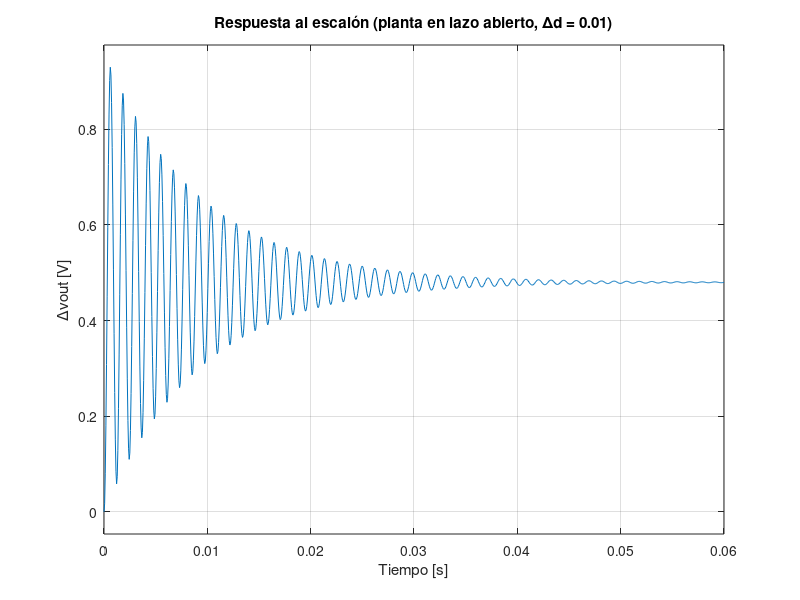
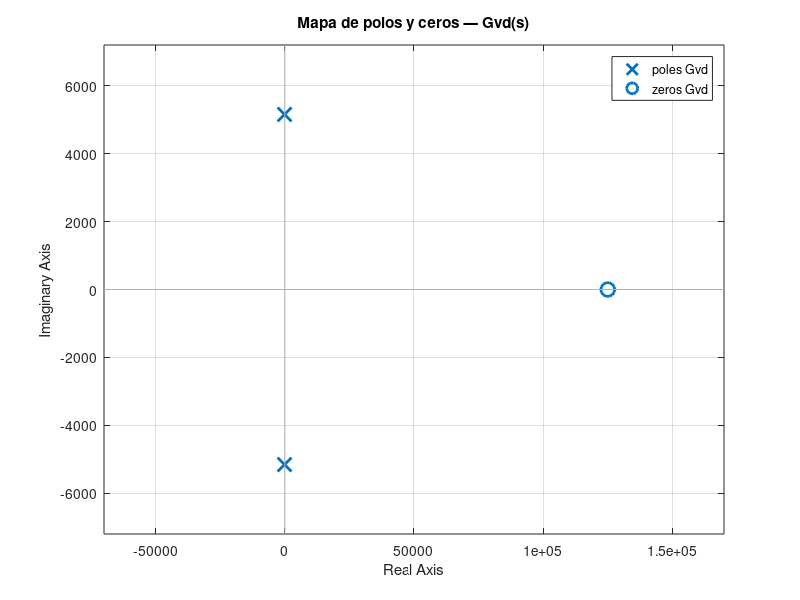
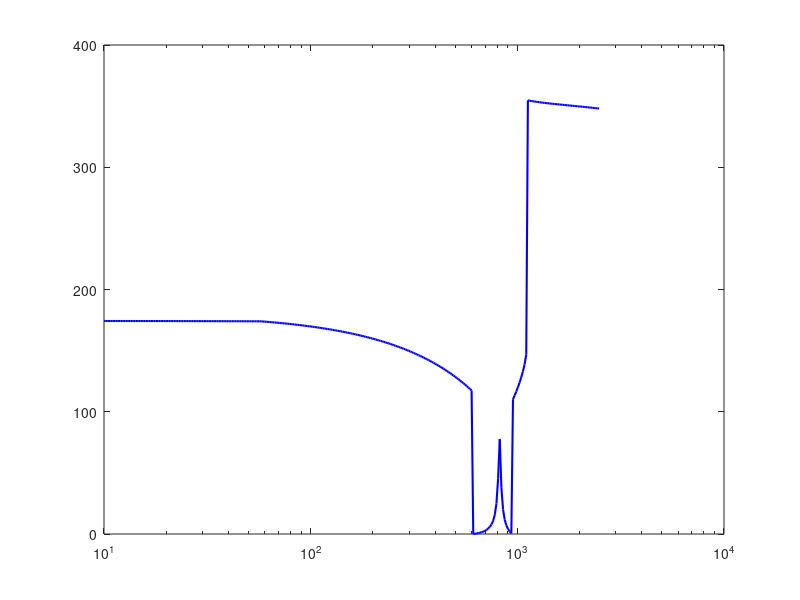

Write the MATLAB code that produced these figures, in order. (Note: this script raises an error after producing the figures.)
clear; clc; close all;

%  SECCIÓN 1 — PARÁMETROS DEL CONVERTIDOR 

Vin  = 12;          % [V]   Tensión de entrada
Vout = 24;          % [V]   Tensión de salida deseada
D    = 0.5;         % [-]   Ciclo de trabajo nominal
L    = 200e-6;      % [H]   Inductancia  
C    = 47e-6;       % [F]   Capacitancia 
R    = 100;         % [Ω]   Resistencia de carga nominal
fsw  = 50e3;        % [Hz]  Frecuencia de conmutación
Ts   = 200e-6;      % [s]   Período de muestreo del lazo de control (5 kHz)


%  SECCIÓN 2 — PUNTO DE OPERACIÓN Y VERIFICACIÓN CCM

fprintf('=== PUNTO DE OPERACIÓN ===\n');
Vout_calc = Vin / (1 - D);
fprintf('  Vout calculado  = %.2f V  (objetivo: %.1f V)\n', Vout_calc, Vout);

Iout  = Vout / R;
IL    = Iout / (1 - D);           % Corriente media del inductor
dIL   = Vin * D / (L * fsw);      % Rizado pico a pico de corriente
IL_min = IL - dIL/2;

fprintf('  Iout = %.4f A\n', Iout);
fprintf('  IL   = %.4f A  (corriente media inductor)\n', IL);
fprintf('  ΔiL  = %.4f A  (rizado p-p)\n', dIL);
fprintf('  iL_min = %.4f A  ', IL_min);
if IL_min > 0
    fprintf(' CCM garantizado \n');
elseif IL_min == 0
    fprintf(' LÍMITE CCM/DCM — revisar L \n');
else
    fprintf(' DCM — AUMENTAR L \n');
end

dVout_pct = (Iout * D / (C * fsw)) / Vout * 100;
fprintf('  Rizado Vout = %.2f%%  (límite: 5%%)\n\n', dVout_pct);


%  SECCIÓN 2.1 — MODELO PROMEDIO Y LINEALIZACIÓN
%  EN ESPACIO DE ESTADOS


fprintf('=== MODELO PROMEDIO LINEALIZADO EN ESPACIO DE ESTADOS ===\n');

% Factor asociado al intervalo de apagado del interruptor
a_op = 1 - D;

% Punto de operación
Vo_op = Vout;
Io_op = Vo_op / R;
IL_op = Io_op / a_op;

fprintf('  Punto de operación usado para linealizar:\n');
fprintf('    Vin = %.2f V\n', Vin);
fprintf('    Vo  = %.2f V\n', Vo_op);
fprintf('    D   = %.4f\n', D);
fprintf('    Io  = %.4f A\n', Io_op);
fprintf('    IL  = %.4f A\n\n', IL_op);

% Matrices del modelo linealizado
% Estado: x_hat = [iL_hat ; vo_hat]
% Entrada: d_hat
% Salida: vo_hat

A_boost = [ 0,        -a_op/L;
            a_op/C,   -1/(R*C) ];

B_boost = [ Vo_op/L;
           -IL_op/C ];

C_boost = [0 1];

D_boost = 0;

fprintf('  Matriz A del modelo linealizado:\n');
disp(A_boost);

fprintf('  Matriz B del modelo linealizado:\n');
disp(B_boost);

fprintf('  Matriz C del modelo linealizado:\n');
disp(C_boost);

fprintf('  Matriz D del modelo linealizado:\n');
disp(D_boost);

% Sistema en espacio de estados
sys_boost_ss = ss(A_boost, B_boost, C_boost, D_boost);

% Función de transferencia obtenida desde espacio de estados
Gvd_ss = minreal(tf(sys_boost_ss));

fprintf('  Función Gvd(s) obtenida desde espacio de estados:\n');
Gvd_ss

%% =========================================================
%  SECCIÓN 3 — MODELO PROMEDIO LINEALIZADO → Gvd(s)

% Parámetros del modelo linealizado
K_plant = Vout / (1 - D);          % Ganancia DC de la planta

% Frecuencia natural y factor de calidad del denominador
w0  = (1 - D) / sqrt(L * C);       % [rad/s] frecuencia natural
Q   = R * (1 - D) * sqrt(C / L);   % factor de calidad

% Cero en RHP (Right Half Plane zero) — limita el ancho de banda
wz  = R * (1 - D)^2 / L;           % [rad/s]
fz  = wz / (2*pi);
f0  = w0 / (2*pi);

fprintf('=== MODELO DE LA PLANTA Gvd(s) ===\n');
fprintf('  Ganancia DC  K = %.4f V\n', K_plant);
fprintf('  Frec. natural f0 = %.2f Hz\n', f0);
fprintf('  Factor calidad Q = %.4f\n', Q);
fprintf('  Cero RHP      fz = %.2f Hz  (limita BW del control)\n\n', fz);

% Construcción de Gvd(s) con MATLAB Control Toolbox
s = tf('s');

num_plant = K_plant * (1 - s/wz);
den_plant = 1 + s/(Q*w0) + (s/w0)^2;
Gvd = num_plant / den_plant;

fprintf('  Función de transferencia Gvd(s):\n');
Gvd

% Comparación entre la planta obtenida desde espacio de estados
% y la forma estándar usada para el diseño del PI
fprintf('  Comparación entre Gvd(s) desde espacio de estados y forma estándar:\n');
Gvd_error = minreal(Gvd - Gvd_ss);
Gvd_error


%  SECCIÓN 4 — ANÁLISIS DE LA PLANTA

figure('Name','Análisis de Planta Gvd(s)','NumberTitle','off');

% Diagrama de Bode
subplot(2,1,1);
bode(Gvd);
title('Diagrama de Bode — Planta Gvd(s)');
grid on;

% Respuesta al escalón de la planta (lazo abierto)
subplot(2,1,2);
step(Gvd * 0.01);   % pequeña perturbación de duty
title('Respuesta al escalón (planta en lazo abierto, Δd = 0.01)');
xlabel('Tiempo [s]'); ylabel('Δvout [V]'); grid on;

% Polos y ceros
figure('Name','Mapa de polos y ceros','NumberTitle','off');
pzmap(Gvd);
title('Mapa de polos y ceros — Gvd(s)');
grid on;
[poles_p, zeros_p] = pzmap(Gvd);
fprintf('=== POLOS Y CEROS DE Gvd(s) ===\n');
fprintf('  Polos: '); disp(poles_p.');
fprintf('  Ceros: '); disp(zeros_p.');


%  SECCIÓN 5 — DISEÑO DEL CONTROLADOR PI

%  - Objetivos:
%      a) margen de fase ≥ 45° (preferible 60°)
%      b) fc << fz (cero RHP limita el ancho de banda alcanzable)
%      c) error estático = 0 (garantizado por la integral)


PM_deseado = 45;    % [°] margen de fase mínimo aceptable

% Rango de búsqueda: desde 10 Hz hasta fz/8
fc_min_search = 10;
fc_max_search = fz / 8;
fc_candidates = logspace(log10(fc_min_search), log10(fc_max_search), 300);

fprintf('=== DISEÑO DEL CONTROLADOR PI ===\n');
fprintf('  Buscando fc óptimo entre %.1f Hz y %.1f Hz\n', fc_min_search, fc_max_search);
fprintf('  (RHP zero fz = %.1f Hz  límite fc < fz/8 = %.1f Hz)\n\n', fz, fz/8);

% Barrido: calcular PM para cada fc candidato
PM_vec  = zeros(size(fc_candidates));
Kp_vec  = zeros(size(fc_candidates));
Ti_vec  = zeros(size(fc_candidates));

for ii = 1:length(fc_candidates)
    fc_try = fc_candidates(ii);
    wc_try = 2*pi*fc_try;

    % Ti: cero del PI a fc/10 (una década abajo → mínima degradación de fase)
    Ti_try = 10 / wc_try;

    % PI con Kp=1 para evaluar magnitud
    C_try = (1 + 1/(Ti_try * s));

    % Magnitud del lazo L = C_try * Gvd en wc_try
    mag_L = squeeze(abs(freqresp(C_try * Gvd, wc_try)));

    % Kp para que |L(jwc)| = 1
    Kp_try = 1 / mag_L;

    % Lazo abierto real con este Kp
    L_try = Kp_try * C_try * Gvd;

    % Margen de fase real 
    [~, PM_try] = margin(L_try);

    PM_vec(ii)  = PM_try;
    Kp_vec(ii)  = Kp_try;
    Ti_vec(ii)  = Ti_try;
end

% Filtrar candidatos con PM >= PM_deseado y elegir el de mayor fc
% (mayor fc = respuesta más rápida)
idx_valid = find(PM_vec >= PM_deseado);

if isempty(idx_valid)
    % Si ninguno alcanza 45°, elegir el de mayor PM disponible
    [~, idx_best] = max(PM_vec);
    fprintf('   No se encontró fc con PM ≥ %d°. Usando mejor disponible.\n', PM_deseado);
else
    idx_best = idx_valid(end);   % mayor fc con PM aceptable
end

fc = fc_candidates(idx_best);
wc = 2*pi*fc;
Ti = Ti_vec(idx_best);
Kp = Kp_vec(idx_best);
Ki = Kp / Ti;

fprintf('  fc seleccionado  = %.2f Hz\n', fc);
fprintf('  PM obtenido      = %.2f°\n\n', PM_vec(idx_best));
fprintf('  PARÁMETROS DEL CONTROLADOR PI:\n');
fprintf('    Kp = %.6f\n', Kp);
fprintf('    Ti = %.6f s\n', Ti);
fprintf('    Ki = Kp/Ti = %.6f\n', Ki);
fprintf('    Cero del PI en: 1/(2*pi*Ti) = %.4f Hz\n\n', 1/(2*pi*Ti));

% Gráfica del barrido PM vs fc 
figure('Name','Barrido PM vs fc','NumberTitle','off');
semilogx(fc_candidates, PM_vec, 'b-', 'LineWidth', 1.5); hold on;
yline(PM_deseado, 'r--', 'LineWidth', 1);
xline(fc, 'g--', 'LineWidth', 1);
scatter(fc, PM_vec(idx_best), 60, 'g', 'filled');
xlabel('Frecuencia de cruce fc [Hz]');
ylabel('Margen de fase PM [°]');
title('Margen de fase alcanzable vs fc — PI con cero en fc/10');
legend('PM(fc)', sprintf('PM objetivo %d°', PM_deseado), ...
       sprintf('fc elegido = %.1f Hz', fc), 'Location','SouthWest');
grid on;

% Controlador PI en tiempo continuo
C_PI = Kp * (1 + 1/(Ti * s));
fprintf('  Controlador PI C(s):\n');
C_PI


%  SECCIÓN 6 — ANÁLISIS DEL LAZO CERRADO

% Función de lazo abierto (sin retroalimentación unitaria)
L_open = C_PI * Gvd;

% Márgenes de estabilidad
[Gm, Pm, Wcg, Wcp] = margin(L_open);
fprintf('=== ANÁLISIS DEL LAZO CERRADO ===\n');
fprintf('  Margen de ganancia  = %.2f dB  (en %.2f Hz)\n', 20*log10(Gm), Wcg/(2*pi));
fprintf('  Margen de fase      = %.2f°    (en %.2f Hz)\n', Pm, Wcp/(2*pi));
if Pm >= 45
    fprintf('   Estabilidad: ACEPTABLE \n\n');
elseif Pm >= 30
    fprintf('   Estabilidad: MARGINAL  (considerar aumentar PM)\n\n');
else
    fprintf('   Estabilidad: INSUFICIENTE  — rediseñar\n\n');
end

% Función de transferencia en lazo cerrado
T_closed = feedback(L_open, 1);

figure('Name','Lazo abierto y cerrado','NumberTitle','off');
subplot(2,1,1);
margin(L_open);
title('Diagrama de Bode — Lazo abierto C(s)·Gvd(s)');
grid on;

subplot(2,1,2);
step(T_closed * Vout);
title(sprintf('Respuesta al escalón — Lazo cerrado (Ref = %.0f V)', Vout));
xlabel('Tiempo [s]'); ylabel('Vout [V]'); grid on;

% Información de la respuesta
info = stepinfo(T_closed * Vout);
fprintf('  Tiempo de asentamiento (2%%)  = %.4f s\n', info.SettlingTime);
fprintf('  Sobreimpulso               = %.2f%%\n', info.Overshoot);
fprintf('  Tiempo de subida           = %.4f s\n\n', info.RiseTime);


%  SECCIÓN 7 — DISCRETIZACIÓN DEL PI (Método Tustin / Bilineal)


% Discretización usando c2d con Tustin
C_PI_d = c2d(C_PI, Ts, 'tustin');

fprintf('=== DISCRETIZACIÓN DEL PI (Tustin, Ts = %.0f µs) ===\n', Ts*1e6);
fprintf('  Controlador discreto C(z):\n');
C_PI_d

% Coeficientes para implementar en ensamblador (ecuación de diferencias)
[num_d, den_d] = tfdata(C_PI_d, 'v');
b0 = num_d(1);
b1 = num_d(2);
% den_d = [1, -1] siempre para PI con Tustin

% Fórmula explícita 
b0_formula = Kp + Ki*Ts/2;
b1_formula = -Kp + Ki*Ts/2;

fprintf('\n  ECUACIÓN DE DIFERENCIAS:\n');
fprintf('  u[k] = u[k-1] + b0*e[k] + b1*e[k-1]\n\n');
fprintf('  b0 = Kp + Ki*Ts/2 = %.6f\n', b0_formula);
fprintf('  b1 = -Kp + Ki*Ts/2 = %.6f\n\n', b1_formula);
fprintf('  Verificación con c2d:\n');
fprintf('  b0 = %.6f  b1 = %.6f\n\n', b0, b1);

% Escalar a representación de punto fijo 
fprintf('  REPRESENTACIÓN EN PUNTO FIJO (escala Q16):\n');
scale = 2^16;
fprintf('  b0_int = %d\n', round(b0_formula * scale));
fprintf('  b1_int = %d\n\n', round(b1_formula * scale));


%  SECCIÓN 8 — SIMULACIÓN DISCRETA DEL LAZO CERRADO

% Planta discreta (muestreada con ZOH para la simulación)
Gvd_d = c2d(Gvd, Ts, 'zoh');

% Lazo cerrado discreto
T_closed_d = feedback(C_PI_d * Gvd_d, 1);

%  Simulación 1: respuesta al escalón de referencia ---
t_sim  = 0 : Ts : 0.2;          
ref    = Vout * ones(size(t_sim));  % referencia 24 V
[y_step, t_step] = step(T_closed_d * Vout, t_sim);

figure('Name','Simulación discreta del lazo cerrado','NumberTitle','off');
subplot(3,1,1);
plot(t_step*1000, y_step, 'b', 'LineWidth', 1.5); hold on;
plot(t_step*1000, ref, 'r--', 'LineWidth', 1);
plot(t_step*1000, Vout*1.05*ones(size(t_step)), 'k:', 'LineWidth', 0.8);
plot(t_step*1000, Vout*0.95*ones(size(t_step)), 'k:', 'LineWidth', 0.8);
xlabel('Tiempo [ms]'); ylabel('Vout [V]');
title('Respuesta al escalón — PI discreto (Ts = 200 µs)');
legend('Vout', 'Referencia 24V', '±5% banda', 'Location', 'SouthEast');
grid on;

%  Simulación 2: cambio de referencia (de 20V a 24V) 
t_sim2 = 0 : Ts : 0.4;           
u_ref2 = [20*ones(1, round(0.01/Ts)), 24*ones(1, length(t_sim2)-round(0.01/Ts))];
y_sim2 = lsim(T_closed_d, u_ref2, t_sim2);

subplot(3,1,2);
plot(t_sim2*1000, y_sim2, 'b', 'LineWidth', 1.5); hold on;
plot(t_sim2*1000, u_ref2, 'r--', 'LineWidth', 1);
xlabel('Tiempo [ms]'); ylabel('Vout [V]');
title('Cambio de referencia: 20V a 24V en t = 10 ms');
legend('Vout', 'Referencia', 'Location', 'SouthEast');
grid on;

%  Simulación 3: perturbación de carga (R cambia de 100Ω a 50Ω) 
% Modelar el cambio de carga como perturbación aditiva en la salida

S_closed = feedback(1, C_PI * Gvd);   % función de sensibilidad
S_closed_d = c2d(S_closed, Ts, 'tustin');

% Perturbación: cambio de carga equivale a corriente adicional
% ΔI = Vout/R_new - Vout/R_old = 24/50 - 24/100 = 0.24 A
delta_I = Vout/50 - Vout/100;   % 0.24 A de perturbación de corriente

t_sim3 = 0:Ts:0.4;     
pert = [zeros(1,round(0.01/Ts)), delta_I*ones(1,length(t_sim3)-round(0.01/Ts))];
y_pert = lsim(S_closed_d * (-R), pert, t_sim3);  % respuesta a perturbación

subplot(3,1,3);
plot(t_sim3*1000, Vout + y_pert, 'b', 'LineWidth', 1.5); hold on;
yline(Vout, 'r--', 'LineWidth', 1);
yline(Vout*1.05, 'k:', 'LineWidth', 0.8);
yline(Vout*0.95, 'k:', 'LineWidth', 0.8);
xlabel('Tiempo [ms]'); ylabel('Vout [V]');
title(sprintf('Respuesta a cambio de carga: 100Ω a 50Ω en t = 10ms (ΔI = %.2f A)', delta_I));
legend('Vout', 'Referencia 24V', '±5% banda', 'Location', 'SouthEast');
grid on;

sgtitle('Simulación lazo cerrado con PI discreto — Convertidor Boost 12 a 24V');


%  SECCIÓN 9 — Resumen de resultados

fprintf('=== RESUMEN ===\n');
fprintf('--------------------------------------------------\n');
fprintf('  Parámetros del convertidor\n');
fprintf('    Vin = %.0f V, Vout = %.0f V, D = %.2f\n', Vin, Vout, D);
fprintf('    L = %.0f µH, C = %.2f µF, R = %.0f Ω\n', L*1e6, C*1e6, R);
fprintf('    fsw = %.0f kHz, Ts_control = %.0f µs\n', fsw/1e3, Ts*1e6);
fprintf('  Planta Gvd(s)\n');
fprintf('    Ganancia DC = %.4f V\n', K_plant);
fprintf('    f0 = %.2f Hz, Q = %.4f\n', f0, Q);
fprintf('    Cero RHP fz = %.2f Hz\n', fz);
fprintf('  Controlador PI (tiempo continuo)\n');
fprintf('    Kp = %.6f\n', Kp);
fprintf('    Ki = %.6f\n', Ki);
fprintf('    Cero PI en = %.4f Hz\n', 1/(2*pi*Ti));
fprintf('  Controlador PI (discreto, Tustin)\n');
fprintf('    b0 = %.6f\n', b0_formula);
fprintf('    b1 = %.6f\n', b1_formula);
fprintf('    Ecuación: u[k] = u[k-1] + b0*e[k] + b1*e[k-1]\n');
fprintf('  Márgenes de estabilidad (lazo continuo)\n');
fprintf('    Margen de ganancia = %.2f dB\n', 20*log10(Gm));
fprintf('    Margen de fase     = %.2f°\n', Pm);
fprintf('--------------------------------------------------\n');
fprintf('\nScript completado exitosamente.\n');
